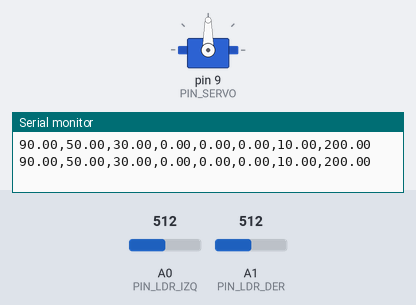
Recording of a sketch running on a simulated Arduino Uno, built with avr-gcc and run on an emulated ATmega328P. On the bench: servo, the last lines printed to the serial monitor. Inputs (shaded band) come from the test bench; at power-on: A0 (PIN_LDR_IZQ) = 512, A1 (PIN_LDR_DER) = 512.

Above: at 1.2 s.
1.3 s: A0 (PIN_LDR_IZQ) set to 716
At 1.8 s:
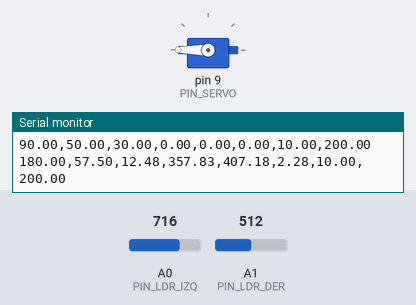
2.8 s: A1 (PIN_LDR_DER) set to 900
At 4.1 s:
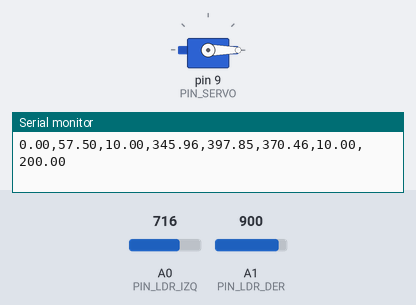
4.4 s: A0 (PIN_LDR_IZQ) set to 1023
At 5.7 s:
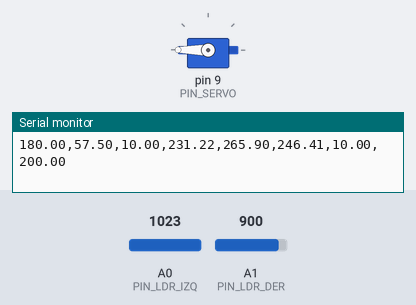
Timing chart, 0 to 7.4 s (numbered marks = the images above; inputs shaded):
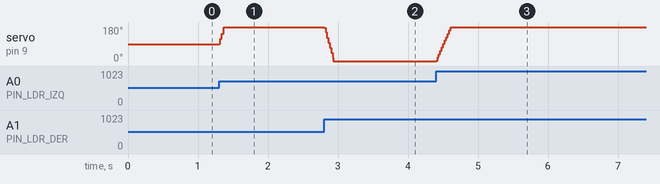

The sketch:

seguidor_luz_sic.ino
```cpp
/*
 * Seguidor de Luz Event-Driven — Metalenguaje SIC
 * ================================================
 * Implementación del sistema Nested Learning con tres contextos anidados:
 *
 *   Reactivo     {C:inmediato, S:ms, P:hardware}
 *       ↕
 *   Adaptativo   {C:patrones, S:segundos, P:estadística}
 *       ↕
 *   Ambiental    {C:entorno, S:minutos, P:estratégica}
 *
 * Paradigma: event-driven (sin delay(), sin frecuencias fijas).
 * Decaimiento temporal basado en millis(), independiente de velocidad de CPU.
 * Los eventos se propagan y cada contexto "resuena" según sus condiciones.
 *
 * Hardware:
 *   - 2x LDR en A0 (izquierda) y A1 (derecha) con pull-down 10kΩ
 *   - 1x Servo SG90 en Pin 9
 *
 * Desarrollado como parte del Metalenguaje SIC — Miguel y Claude.
 */

#include <Servo.h>

// ============================================================
// CONSTANTES
// ============================================================

// Pines
#define PIN_LDR_IZQ    A0
#define PIN_LDR_DER    A1
#define PIN_SERVO      9

// Parámetros iniciales
#define GANANCIA_INICIAL           0.5
#define ZONA_MUERTA_INICIAL        30
#define TAU_DECAIMIENTO            200.0  // constante de tiempo en ms (vida media de la memoria)
#define UMBRAL_ENERGIA_ADAPTATIVA  500.0
#define MUESTRAS_AMBIENTALES       50
#define GANANCIA_MIN               0.1
#define GANANCIA_MAX               2.0
#define ZONA_MUERTA_MIN            10
#define ZONA_MUERTA_MAX            80

// Cola de eventos
#define MAX_EVENTOS 16

// Servo
#define SERVO_MIN   0
#define SERVO_MAX   180
#define SERVO_CENTRO 90

// Monitor serie
#define INTERVALO_MONITOR 500  // ms entre impresiones

// ============================================================
// TIPOS DE EVENTO
// ============================================================

enum TipoEvento {
  CAMBIO_LUZ,
  MOVIMIENTO,
  AJUSTE_PARAM,
  PATRON,
  CAMBIO_AMBIENTE
};

struct Evento {
  TipoEvento tipo;
  float magnitud;
  unsigned long timestamp;
  int extra;  // dato auxiliar según tipo
};

// ============================================================
// COLA CIRCULAR DE EVENTOS (sin malloc)
// ============================================================

Evento cola[MAX_EVENTOS];
int cola_head = 0;
int cola_tail = 0;
int cola_count = 0;

bool hay_eventos() {
  return cola_count > 0;
}

bool encolar(TipoEvento tipo, float magnitud, int extra) {
  if (cola_count >= MAX_EVENTOS) return false;  // cola llena
  cola[cola_tail].tipo = tipo;
  cola[cola_tail].magnitud = magnitud;
  cola[cola_tail].timestamp = millis();
  cola[cola_tail].extra = extra;
  cola_tail = (cola_tail + 1) % MAX_EVENTOS;
  cola_count++;
  return true;
}

Evento desencolar() {
  Evento e = cola[cola_head];
  cola_head = (cola_head + 1) % MAX_EVENTOS;
  cola_count--;
  return e;
}

// ============================================================
// ESTADO DEL SISTEMA
// ============================================================

Servo servo;
float posicion_servo = SERVO_CENTRO;

// --- Contexto Reactivo ---
float ganancia = GANANCIA_INICIAL;
float zona_muerta = ZONA_MUERTA_INICIAL;

// --- Contexto Adaptativo ---
float energia_acumulada = 0.0;
float error_promedio = 0.0;
float movimiento_promedio = 0.0;
int ciclos_adaptativos = 0;
unsigned long ultimo_decaimiento = 0;  // timestamp del último decaimiento

// --- Contexto Ambiental ---
int muestras_ambientales = 0;
int ajustes_realizados = 0;
int direccion_ultimo_ajuste = 0;  // +1 subió ganancia, -1 bajó
int oscilaciones = 0;
float ganancia_min_actual = GANANCIA_MIN;
float ganancia_max_actual = GANANCIA_MAX;
float zona_muerta_min_actual = ZONA_MUERTA_MIN;
float zona_muerta_max_actual = ZONA_MUERTA_MAX;

// --- Monitor ---
unsigned long ultimo_monitor = 0;

// ============================================================
// LECTURA DE SENSORES Y GENERACIÓN DE EVENTOS
// ============================================================

void leer_sensores_generar_eventos() {
  int ldr_izq = analogRead(PIN_LDR_IZQ);
  int ldr_der = analogRead(PIN_LDR_DER);
  int diferencia = ldr_izq - ldr_der;

  // Si la diferencia supera la zona muerta → evento CAMBIO_LUZ
  if (abs(diferencia) > (int)zona_muerta) {
    encolar(CAMBIO_LUZ, (float)diferencia, (ldr_izq + ldr_der) / 2);
  }
}

// ============================================================
// CONTEXTO REACTIVO
// ============================================================

void reactivo_evaluar(Evento e) {
  if (e.tipo != CAMBIO_LUZ) return;

  float error = e.magnitud;

  // Movimiento proporcional: posición += ganancia × error (normalizado)
  float delta = ganancia * (error / 512.0) * 10.0;
  posicion_servo += delta;

  // Limitar a rango válido del servo
  if (posicion_servo < SERVO_MIN) posicion_servo = SERVO_MIN;
  if (posicion_servo > SERVO_MAX) posicion_servo = SERVO_MAX;

  servo.write((int)posicion_servo);

  // Generar evento MOVIMIENTO con la magnitud del delta aplicado
  encolar(MOVIMIENTO, abs(delta), (int)abs(error));
}

// ============================================================
// CONTEXTO ADAPTATIVO
// ============================================================

void adaptativo_evaluar(Evento e) {
  if (e.tipo != CAMBIO_LUZ && e.tipo != MOVIMIENTO) return;

  // Acumular energía (suma de magnitudes — el decaimiento temporal
  // se aplica en aplicar_decaimiento() basado en millis())
  energia_acumulada += abs(e.magnitud);

  // Actualizar promedios móviles ponderados por evento.
  // El peso α del nuevo evento se calcula según el tiempo desde
  // el último evento: α = 1 - exp(-Δt/τ). Si pasa mucho tiempo
  // sin eventos, el próximo evento "pesa más" (reemplaza memoria vieja).
  // Si los eventos llegan rápido, cada uno pesa poco (promedio estable).
  float alpha = 1.0 - exp(-(float)(millis() - e.timestamp) / TAU_DECAIMIENTO);
  alpha = constrain(alpha, 0.02, 0.5);  // límites prácticos

  if (e.tipo == MOVIMIENTO) {
    float mov_normalizado = min(abs(e.magnitud) / 5.0, 1.0);
    movimiento_promedio = movimiento_promedio * (1.0 - alpha)
                          + mov_normalizado * alpha;
  }

  if (e.tipo == CAMBIO_LUZ) {
    float err_normalizado = min(abs(e.magnitud) / 512.0, 1.0);
    error_promedio = error_promedio * (1.0 - alpha)
                     + err_normalizado * alpha;
  }

  ciclos_adaptativos++;

  // ¿Suficiente energía acumulada para evaluar reglas?
  if (energia_acumulada < UMBRAL_ENERGIA_ADAPTATIVA) return;

  // --- Reglas de adaptación ---
  float ganancia_anterior = ganancia;

  // REGLA 1: Mucho movimiento + error alto → sistema nervioso → reducir ganancia
  if (movimiento_promedio > 0.6 && error_promedio > 0.1) {
    ganancia *= 0.85;
  }

  // REGLA 2: Poco movimiento + error alto → sistema lento → aumentar ganancia
  if (movimiento_promedio < 0.2 && error_promedio > 0.2) {
    ganancia *= 1.15;
  }

  // REGLA 3: Mucho movimiento + error bajo → reducir ganancia innecesaria
  if (movimiento_promedio > 0.8 && error_promedio < 0.06) {
    ganancia *= 0.9;
  }

  // REGLA 4: Ajustar zona muerta según error
  if (error_promedio < 0.05) {
    zona_muerta *= 1.05;  // Error bajo → ampliar zona muerta (menos sensible)
  } else if (error_promedio > 0.3) {
    zona_muerta *= 0.95;  // Error alto → reducir zona muerta (más sensible)
  }

  // Aplicar límites
  ganancia = constrain(ganancia, ganancia_min_actual, ganancia_max_actual);
  zona_muerta = constrain(zona_muerta, zona_muerta_min_actual, zona_muerta_max_actual);

  // Resetear energía acumulada
  energia_acumulada = 0.0;
  muestras_ambientales++;

  // Generar evento si hubo cambio significativo
  if (abs(ganancia - ganancia_anterior) > 0.01) {
    int dir = (ganancia > ganancia_anterior) ? 1 : -1;
    encolar(AJUSTE_PARAM, ganancia, dir);
  }
}

// ============================================================
// CONTEXTO AMBIENTAL
// ============================================================

void ambiental_evaluar(Evento e) {
  if (e.tipo != AJUSTE_PARAM) return;

  ajustes_realizados++;

  // Detectar oscilaciones: si la dirección del ajuste cambia
  int dir = e.extra;
  if (dir != 0 && dir != direccion_ultimo_ajuste && direccion_ultimo_ajuste != 0) {
    oscilaciones++;
  }
  direccion_ultimo_ajuste = dir;

  // ¿Suficientes muestras para evaluación ambiental?
  if (muestras_ambientales < MUESTRAS_AMBIENTALES) return;

  // --- Evaluación del rendimiento global ---
  float ratio_oscilacion = (float)oscilaciones / (float)max(ajustes_realizados, 1);

  if (ratio_oscilacion > 0.5) {
    // Adaptación oscila → ampliar rangos (más libertad para encontrar equilibrio)
    ganancia_min_actual *= 0.9;
    ganancia_max_actual *= 1.1;
    zona_muerta_min_actual *= 0.9;
    zona_muerta_max_actual *= 1.1;
    encolar(CAMBIO_AMBIENTE, ratio_oscilacion, 1);  // 1 = ampliar
  } else if (ratio_oscilacion < 0.2 && ajustes_realizados > 5) {
    // Adaptación converge → estrechar rangos (más preciso)
    float rango_g = ganancia_max_actual - ganancia_min_actual;
    ganancia_min_actual += rango_g * 0.05;
    ganancia_max_actual -= rango_g * 0.05;
    float rango_z = zona_muerta_max_actual - zona_muerta_min_actual;
    zona_muerta_min_actual += rango_z * 0.05;
    zona_muerta_max_actual -= rango_z * 0.05;
    encolar(CAMBIO_AMBIENTE, ratio_oscilacion, -1);  // -1 = estrechar
  }

  // Aplicar límites absolutos a los rangos
  ganancia_min_actual = max(ganancia_min_actual, 0.01);
  ganancia_max_actual = min(ganancia_max_actual, 5.0);
  zona_muerta_min_actual = max(zona_muerta_min_actual, 5.0);
  zona_muerta_max_actual = min(zona_muerta_max_actual, 200.0);

  // Resetear contadores ambientales
  muestras_ambientales = 0;
  ajustes_realizados = 0;
  oscilaciones = 0;
}

// ============================================================
// DECAIMIENTO TEMPORAL
// ============================================================

void aplicar_decaimiento() {
  // Decaimiento basado en TIEMPO REAL, no en ciclos de CPU.
  // Esto garantiza comportamiento idéntico en Arduino Uno (16MHz),
  // ESP32 (240MHz) o cualquier otro procesador.
  //
  // Modelo: valor *= exp(-Δt / τ)  — decaimiento exponencial físico
  // donde Δt = tiempo transcurrido, τ = constante de tiempo

  unsigned long ahora = millis();
  unsigned long delta_ms = ahora - ultimo_decaimiento;

  if (delta_ms == 0) return;  // sin tiempo transcurrido, sin decaimiento

  float factor = exp(-(float)delta_ms / TAU_DECAIMIENTO);

  // La energía acumulada decae naturalmente (como un capacitor)
  energia_acumulada *= factor;

  // Los promedios móviles decaen con constante de tiempo más larga
  // (memoria más persistente que la energía instantánea)
  float factor_lento = exp(-(float)delta_ms / (TAU_DECAIMIENTO * 10.0));
  movimiento_promedio *= factor_lento;
  error_promedio *= factor_lento;

  ultimo_decaimiento = ahora;
}

// ============================================================
// MONITOR SERIE (CSV para Serial Plotter)
// ============================================================

void monitor_serie() {
  unsigned long ahora = millis();
  if (ahora - ultimo_monitor < INTERVALO_MONITOR) return;
  ultimo_monitor = ahora;

  // Formato CSV: pos, ganancia×100, zona_muerta, error×1000, mov×1000, energia,
  //              g_min×100, g_max×100
  Serial.print(posicion_servo);
  Serial.print(",");
  Serial.print(ganancia * 100.0);
  Serial.print(",");
  Serial.print(zona_muerta);
  Serial.print(",");
  Serial.print(error_promedio * 1000.0);
  Serial.print(",");
  Serial.print(movimiento_promedio * 1000.0);
  Serial.print(",");
  Serial.print(energia_acumulada);
  Serial.print(",");
  Serial.print(ganancia_min_actual * 100.0);
  Serial.print(",");
  Serial.println(ganancia_max_actual * 100.0);
}

// ============================================================
// SETUP
// ============================================================

void setup() {
  Serial.begin(9600);
  servo.attach(PIN_SERVO);
  servo.write(SERVO_CENTRO);
  posicion_servo = SERVO_CENTRO;
  ultimo_decaimiento = millis();

  // Cabecera CSV
  Serial.println("pos,ganancia_x100,zona_muerta,error_x1000,mov_x1000,energia,gmin_x100,gmax_x100");
}

// ============================================================
// LOOP PRINCIPAL — Event-Driven (sin delay)
// ============================================================

void loop() {
  // 1. Leer sensores → generar eventos si hay cambio significativo
  leer_sensores_generar_eventos();

  // 2. Propagar todos los eventos a los tres contextos
  while (hay_eventos()) {
    Evento e = desencolar();
    reactivo_evaluar(e);
    adaptativo_evaluar(e);
    ambiental_evaluar(e);
  }

  // 3. Decaimiento temporal (memoria que se disipa naturalmente)
  aplicar_decaimiento();

  // 4. Monitor serie para observación (no afecta la lógica)
  monitor_serie();

  // NO hay delay() — el sistema responde a la velocidad real del hardware
}
```

Measured:
- after the input at 1.3 s, servo on pin 9 (PIN_SERVO): 90° → 180° at once
- after the input at 2.8 s, servo on pin 9 (PIN_SERVO): 180° → 0° at once
- after the input at 4.4 s, servo on pin 9 (PIN_SERVO): moves from 0° to 180° over 0.20 s, starting at once
